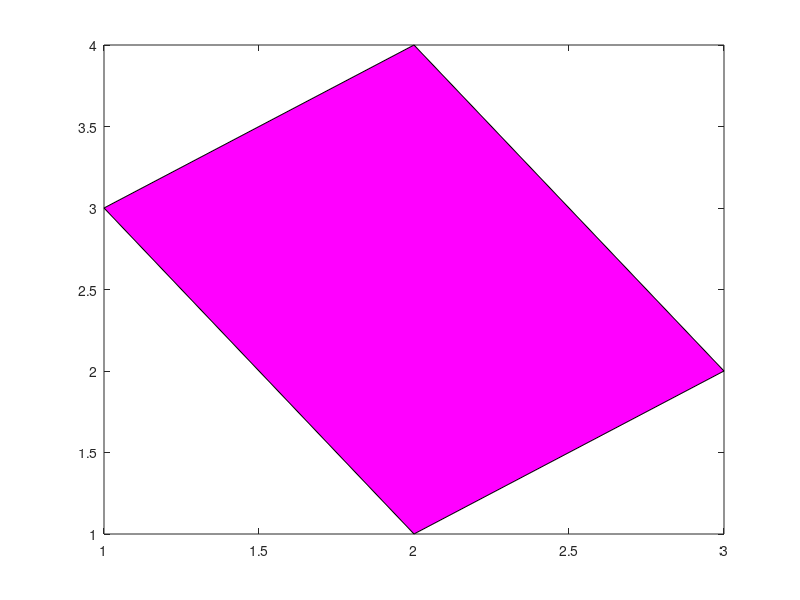

Write the MATLAB code that produced this figure. (Note: this script raises an error after producing the figure.)
%se crean los siguiente vectores que almacenan las posiciones x,y,z
x=[1 2 3 2];
y=[3 1 2 4];
p=[x;y];
fill(p(1,:),p(2,:),"m") % el valor b nos brinda el color de la superficie
cord=rotacion(75,xyp)